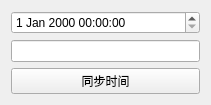
<?xml version="1.0" encoding="UTF-8"?>
<ui version="4.0">
 <class>frmNTPAPI</class>
 <widget class="QWidget" name="frmNTPAPI">
  <property name="geometry">
   <rect>
    <x>0</x>
    <y>0</y>
    <width>211</width>
    <height>93</height>
   </rect>
  </property>
  <property name="windowTitle">
   <string>Form</string>
  </property>
  <layout class="QVBoxLayout" name="verticalLayout">
   <item>
    <widget class="QDateTimeEdit" name="dateTimeEdit"/>
   </item>
   <item>
    <widget class="QLineEdit" name="lineEdit"/>
   </item>
   <item>
    <widget class="QPushButton" name="pushButton">
     <property name="text">
      <string>同步时间</string>
     </property>
    </widget>
   </item>
  </layout>
 </widget>
 <resources/>
 <connections/>
</ui>
